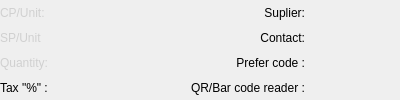
                         <widget class="QFrame" name="sdp_sn_layout_4">
                          <property name="minimumSize">
                           <size>
                            <width>400</width>
                            <height>0</height>
                           </size>
                          </property>
                          <property name="maximumSize">
                           <size>
                            <width>750</width>
                            <height>201</height>
                           </size>
                          </property>
                          <property name="frameShape">
                           <enum>QFrame::NoFrame</enum>
                          </property>
                          <property name="frameShadow">
                           <enum>QFrame::Raised</enum>
                          </property>
                          <layout class="QGridLayout" name="gridLayout_11">
                           <property name="leftMargin">
                            <number>0</number>
                           </property>
                           <property name="topMargin">
                            <number>0</number>
                           </property>
                           <property name="rightMargin">
                            <number>0</number>
                           </property>
                           <property name="bottomMargin">
                            <number>0</number>
                           </property>
                           <property name="spacing">
                            <number>0</number>
                           </property>
                           <item row="2" column="2">
                            <widget class="QFrame" name="frame_38">
                             <property name="frameShape">
                              <enum>QFrame::NoFrame</enum>
                             </property>
                             <property name="frameShadow">
                              <enum>QFrame::Raised</enum>
                             </property>
                             <layout class="QVBoxLayout" name="verticalLayout_24">
                              <property name="spacing">
                               <number>0</number>
                              </property>
                              <property name="leftMargin">
                               <number>0</number>
                              </property>
                              <property name="topMargin">
                               <number>0</number>
                              </property>
                              <property name="rightMargin">
                               <number>0</number>
                              </property>
                              <property name="bottomMargin">
                               <number>0</number>
                              </property>
                              <item>
                               <widget class="QLabel" name="label_37">
                                <property name="text">
                                 <string>Prefer code :</string>
                                </property>
                                <property name="alignment">
                                 <set>Qt::AlignRight|Qt::AlignTrailing|Qt::AlignVCenter</set>
                                </property>
                               </widget>
                              </item>
                             </layout>
                            </widget>
                           </item>
                           <item row="1" column="2">
                            <widget class="QFrame" name="frame_37">
                             <property name="frameShape">
                              <enum>QFrame::NoFrame</enum>
                             </property>
                             <property name="frameShadow">
                              <enum>QFrame::Raised</enum>
                             </property>
                             <layout class="QVBoxLayout" name="verticalLayout_27">
                              <property name="spacing">
                               <number>0</number>
                              </property>
                              <property name="leftMargin">
                               <number>0</number>
                              </property>
                              <property name="topMargin">
                               <number>0</number>
                              </property>
                              <property name="rightMargin">
                               <number>0</number>
                              </property>
                              <property name="bottomMargin">
                               <number>0</number>
                              </property>
                              <item>
                               <widget class="QLabel" name="label_35">
                                <property name="text">
                                 <string>Contact:</string>
                                </property>
                                <property name="alignment">
                                 <set>Qt::AlignRight|Qt::AlignTrailing|Qt::AlignVCenter</set>
                                </property>
                                <property name="wordWrap">
                                 <bool>true</bool>
                                </property>
                               </widget>
                              </item>
                             </layout>
                            </widget>
                           </item>
                           <item row="1" column="1">
                            <widget class="QFrame" name="frame_82">
                             <property name="styleSheet">
                              <string notr="true"/>
                             </property>
                             <property name="frameShape">
                              <enum>QFrame::NoFrame</enum>
                             </property>
                             <property name="frameShadow">
                              <enum>QFrame::Raised</enum>
                             </property>
                             <layout class="QVBoxLayout" name="stock_sp_layout">
                              <property name="spacing">
                               <number>0</number>
                              </property>
                              <property name="leftMargin">
                               <number>0</number>
                              </property>
                              <property name="topMargin">
                               <number>0</number>
                              </property>
                              <property name="rightMargin">
                               <number>0</number>
                              </property>
                              <property name="bottomMargin">
                               <number>0</number>
                              </property>
                             </layout>
                            </widget>
                           </item>
                           <item row="0" column="1">
                            <widget class="QFrame" name="frame_81">
                             <property name="styleSheet">
                              <string notr="true"/>
                             </property>
                             <property name="frameShape">
                              <enum>QFrame::NoFrame</enum>
                             </property>
                             <property name="frameShadow">
                              <enum>QFrame::Raised</enum>
                             </property>
                             <layout class="QVBoxLayout" name="stock_cp_layout">
                              <property name="spacing">
                               <number>0</number>
                              </property>
                              <property name="leftMargin">
                               <number>0</number>
                              </property>
                              <property name="topMargin">
                               <number>0</number>
                              </property>
                              <property name="rightMargin">
                               <number>0</number>
                              </property>
                              <property name="bottomMargin">
                               <number>0</number>
                              </property>
                             </layout>
                            </widget>
                           </item>
                           <item row="2" column="1">
                            <widget class="QFrame" name="frame_80">
                             <property name="styleSheet">
                              <string notr="true"/>
                             </property>
                             <property name="frameShape">
                              <enum>QFrame::NoFrame</enum>
                             </property>
                             <property name="frameShadow">
                              <enum>QFrame::Raised</enum>
                             </property>
                             <layout class="QVBoxLayout" name="stock_qantity_layout">
                              <property name="spacing">
                               <number>0</number>
                              </property>
                              <property name="leftMargin">
                               <number>0</number>
                              </property>
                              <property name="topMargin">
                               <number>0</number>
                              </property>
                              <property name="rightMargin">
                               <number>0</number>
                              </property>
                              <property name="bottomMargin">
                               <number>0</number>
                              </property>
                             </layout>
                            </widget>
                           </item>
                           <item row="0" column="3">
                            <widget class="QFrame" name="frame_39">
                             <property name="styleSheet">
                              <string notr="true"/>
                             </property>
                             <property name="frameShape">
                              <enum>QFrame::NoFrame</enum>
                             </property>
                             <property name="frameShadow">
                              <enum>QFrame::Raised</enum>
                             </property>
                             <layout class="QVBoxLayout" name="stock_suplier_layout">
                              <property name="spacing">
                               <number>0</number>
                              </property>
                              <property name="leftMargin">
                               <number>0</number>
                              </property>
                              <property name="topMargin">
                               <number>0</number>
                              </property>
                              <property name="rightMargin">
                               <number>0</number>
                              </property>
                              <property name="bottomMargin">
                               <number>0</number>
                              </property>
                             </layout>
                            </widget>
                           </item>
                           <item row="1" column="3">
                            <widget class="QFrame" name="frame_40">
                             <property name="frameShape">
                              <enum>QFrame::NoFrame</enum>
                             </property>
                             <property name="frameShadow">
                              <enum>QFrame::Raised</enum>
                             </property>
                             <layout class="QVBoxLayout" name="suplier_contact_layout">
                              <property name="spacing">
                               <number>0</number>
                              </property>
                              <property name="leftMargin">
                               <number>0</number>
                              </property>
                              <property name="topMargin">
                               <number>0</number>
                              </property>
                              <property name="rightMargin">
                               <number>0</number>
                              </property>
                              <property name="bottomMargin">
                               <number>0</number>
                              </property>
                             </layout>
                            </widget>
                           </item>
                           <item row="0" column="2">
                            <widget class="QFrame" name="frame_36">
                             <property name="minimumSize">
                              <size>
                               <width>108</width>
                               <height>0</height>
                              </size>
                             </property>
                             <property name="frameShape">
                              <enum>QFrame::NoFrame</enum>
                             </property>
                             <property name="frameShadow">
                              <enum>QFrame::Raised</enum>
                             </property>
                             <layout class="QVBoxLayout" name="verticalLayout_26">
                              <property name="spacing">
                               <number>0</number>
                              </property>
                              <property name="leftMargin">
                               <number>0</number>
                              </property>
                              <property name="topMargin">
                               <number>0</number>
                              </property>
                              <property name="rightMargin">
                               <number>0</number>
                              </property>
                              <property name="bottomMargin">
                               <number>0</number>
                              </property>
                              <item>
                               <widget class="QLabel" name="label_34">
                                <property name="minimumSize">
                                 <size>
                                  <width>102</width>
                                  <height>0</height>
                                 </size>
                                </property>
                                <property name="text">
                                 <string>Suplier:</string>
                                </property>
                                <property name="alignment">
                                 <set>Qt::AlignRight|Qt::AlignTrailing|Qt::AlignVCenter</set>
                                </property>
                               </widget>
                              </item>
                             </layout>
                            </widget>
                           </item>
                           <item row="1" column="0">
                            <widget class="QLabel" name="label_62">
                             <property name="styleSheet">
                              <string notr="true">color:#d0d0d0</string>
                             </property>
                             <property name="text">
                              <string>SP/Unit</string>
                             </property>
                            </widget>
                           </item>
                           <item row="0" column="0">
                            <widget class="QLabel" name="label_63">
                             <property name="styleSheet">
                              <string notr="true">color:#d0d0d0</string>
                             </property>
                             <property name="text">
                              <string>CP/Unit:</string>
                             </property>
                            </widget>
                           </item>
                           <item row="2" column="0">
                            <widget class="QLabel" name="label_32">
                             <property name="styleSheet">
                              <string notr="true">color:#d0d0d0</string>
                             </property>
                             <property name="text">
                              <string>Quantity:</string>
                             </property>
                            </widget>
                           </item>
                           <item row="3" column="0">
                            <widget class="QLabel" name="label_36">
                             <property name="text">
                              <string>Tax &quot;%&quot; :</string>
                             </property>
                            </widget>
                           </item>
                           <item row="3" column="3">
                            <widget class="QFrame" name="frame_32">
                             <property name="styleSheet">
                              <string notr="true"/>
                             </property>
                             <property name="frameShape">
                              <enum>QFrame::NoFrame</enum>
                             </property>
                             <property name="frameShadow">
                              <enum>QFrame::Raised</enum>
                             </property>
                             <layout class="QVBoxLayout" name="stock_qr_layout">
                              <property name="spacing">
                               <number>0</number>
                              </property>
                              <property name="leftMargin">
                               <number>0</number>
                              </property>
                              <property name="topMargin">
                               <number>0</number>
                              </property>
                              <property name="rightMargin">
                               <number>0</number>
                              </property>
                              <property name="bottomMargin">
                               <number>0</number>
                              </property>
                             </layout>
                            </widget>
                           </item>
                           <item row="3" column="1">
                            <widget class="QFrame" name="frame_31">
                             <property name="styleSheet">
                              <string notr="true"/>
                             </property>
                             <property name="frameShape">
                              <enum>QFrame::NoFrame</enum>
                             </property>
                             <property name="frameShadow">
                              <enum>QFrame::Raised</enum>
                             </property>
                             <layout class="QVBoxLayout" name="stock_tax_layout">
                              <property name="spacing">
                               <number>0</number>
                              </property>
                              <property name="leftMargin">
                               <number>0</number>
                              </property>
                              <property name="topMargin">
                               <number>0</number>
                              </property>
                              <property name="rightMargin">
                               <number>0</number>
                              </property>
                              <property name="bottomMargin">
                               <number>0</number>
                              </property>
                             </layout>
                            </widget>
                           </item>
                           <item row="3" column="2">
                            <widget class="QFrame" name="frame_51">
                             <property name="frameShape">
                              <enum>QFrame::NoFrame</enum>
                             </property>
                             <property name="frameShadow">
                              <enum>QFrame::Raised</enum>
                             </property>
                             <layout class="QVBoxLayout" name="verticalLayout_16">
                              <property name="spacing">
                               <number>0</number>
                              </property>
                              <property name="leftMargin">
                               <number>0</number>
                              </property>
                              <property name="topMargin">
                               <number>0</number>
                              </property>
                              <property name="rightMargin">
                               <number>0</number>
                              </property>
                              <property name="bottomMargin">
                               <number>0</number>
                              </property>
                              <item>
                               <widget class="QLabel" name="label_38">
                                <property name="text">
                                 <string>QR/Bar code reader :</string>
                                </property>
                               </widget>
                              </item>
                             </layout>
                            </widget>
                           </item>
                           <item row="2" column="3">
                            <widget class="QFrame" name="frame_35">
                             <property name="frameShape">
                              <enum>QFrame::NoFrame</enum>
                             </property>
                             <property name="frameShadow">
                              <enum>QFrame::Raised</enum>
                             </property>
                             <layout class="QVBoxLayout" name="stock_unique_code_layout">
                              <property name="spacing">
                               <number>0</number>
                              </property>
                              <property name="leftMargin">
                               <number>0</number>
                              </property>
                              <property name="topMargin">
                               <number>0</number>
                              </property>
                              <property name="rightMargin">
                               <number>0</number>
                              </property>
                              <property name="bottomMargin">
                               <number>0</number>
                              </property>
                             </layout>
                            </widget>
                           </item>
                          </layout>
                         </widget>
